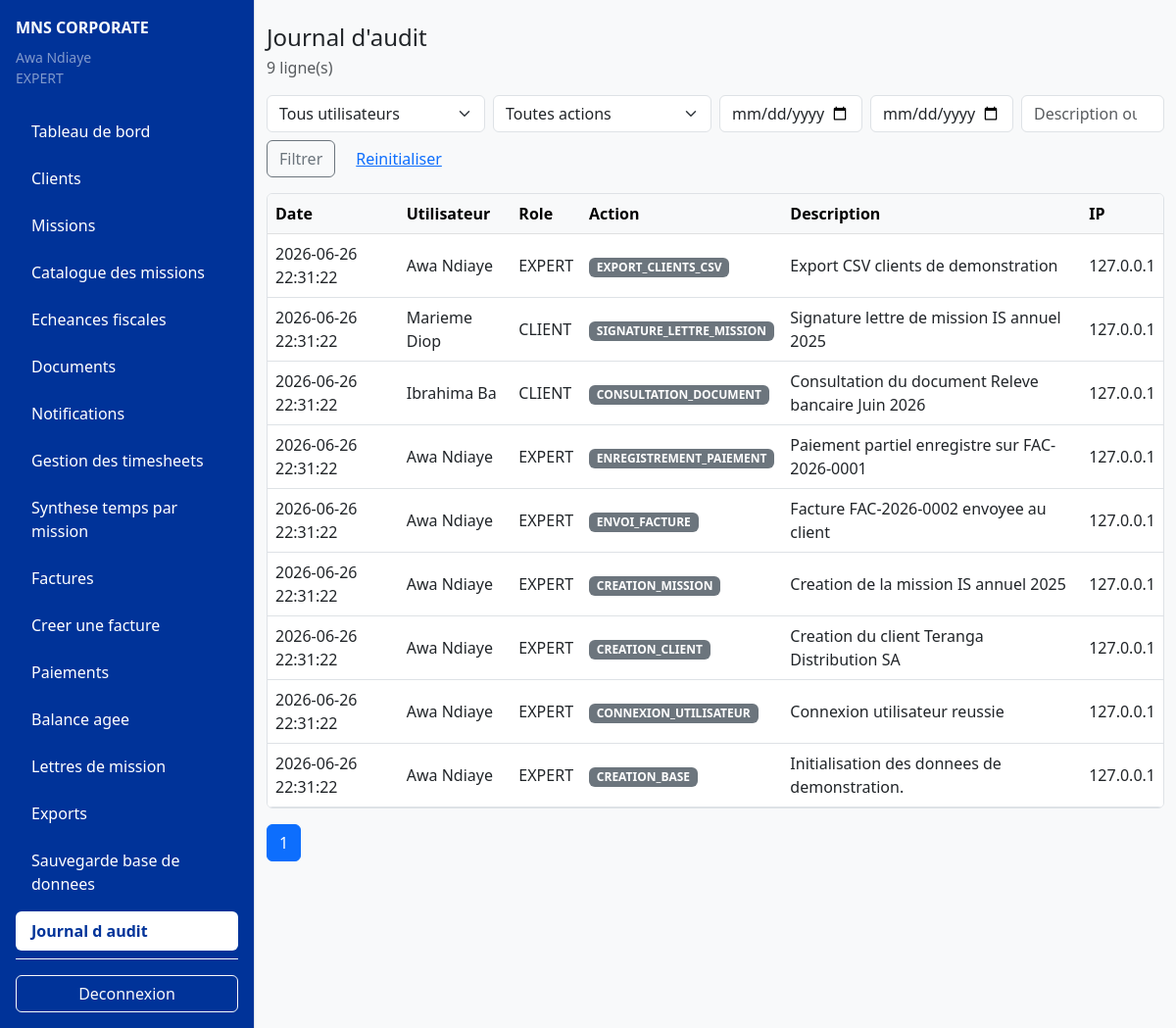
The page /frontend/views/audit_logs/list.php (signed in) on the database its author committed.
### tables this page shows
CREATE TABLE IF NOT EXISTS audit_logs (
    id INT UNSIGNED AUTO_INCREMENT PRIMARY KEY,
    user_id INT UNSIGNED NULL,
    action VARCHAR(150) NOT NULL,
    description TEXT NOT NULL,
    ip_address VARCHAR(45) NULL,
    created_at TIMESTAMP DEFAULT CURRENT_TIMESTAMP,
    CONSTRAINT fk_audit_logs_user
        FOREIGN KEY (user_id) REFERENCES users(id)
        ON DELETE SET NULL
        ON UPDATE CASCADE
);

CREATE TABLE IF NOT EXISTS users (
    id INT UNSIGNED AUTO_INCREMENT PRIMARY KEY,
    full_name VARCHAR(150) NOT NULL,
    email VARCHAR(150) NOT NULL UNIQUE,
    phone VARCHAR(30) NULL,
    password_hash VARCHAR(255) NOT NULL,
    role ENUM('EXPERT', 'COLLABORATEUR', 'STAGIAIRE', 'CLIENT') NOT NULL,
    is_active TINYINT(1) NOT NULL DEFAULT 1,
    last_login_at DATETIME NULL,
    created_at TIMESTAMP DEFAULT CURRENT_TIMESTAMP,
    updated_at TIMESTAMP DEFAULT CURRENT_TIMESTAMP ON UPDATE CURRENT_TIMESTAMP
);

### backend/controllers/audit_log_controller.php (called while the page is built, shortened)
<?php
require_once __DIR__ . '/../models/AuditLog.php';
function handleAuditLogRequest(): void
{
    $pdo = getDatabaseConnection();
    $model = new AuditLog($pdo);
    $filters = auditLogFilters();
    $page = max(1, (int) ($_GET['page'] ?? 1));
    $perPage = 20;
    $logs = $model->findAll($filters, $perPage, ($page - 1) * $perPage);
    $total = $model->countAll($filters);
    renderAuditLogView('list.php', compact('logs', 'total', 'filters', 'page', 'perPage', 'users', 'actions'));
}
function auditLogFilters(): array
{
    $filters = [];
    foreach (['user_id', 'action', 'date_from', 'date_to', 'q'] as $field) {
        $value = trim((string) ($_GET[$field] ?? ''));
    }
    return $filters;
}
function renderAuditLogView(string $view, array $vars = []): void
{
    extract($vars, EXTR_SKIP);
    require __DIR__ . '/../../frontend/views/audit_logs/' . $view;
}

### backend/models/AuditLog.php (called while the page is built, shortened)
<?php
require_once __DIR__ . '/BaseModel.php';
class AuditLog extends BaseModel
{
    public function findAll(array $filters = [], int $limit = 20, int $offset = 0): array
    {
        $params = [];
        $filterClause = $this->buildAuditFilterClause($filters, $params);
        $params['limit'] = $limit;
        $params['offset'] = $offset;
        return $this->fetchAll(
            "SELECT a.*, u.full_name, u.role
             FROM `audit_logs` a
             LEFT JOIN `users` u ON u.id = a.user_id
             {$filterClause}
             ORDER BY a.created_at DESC, a.id DESC
             LIMIT :limit OFFSET :offset",
            $params
        );
    }
    public function countAll(array $filters = []): int
    {
        $params = [];
        $filterClause = $this->buildAuditFilterClause($filters, $params);
        $row = $this->fetchOne(
            "SELECT COUNT(*) AS total
             FROM `audit_logs` a
             LEFT JOIN `users` u ON u.id = a.user_id
             {$filterClause}",
            $params
        );
        return $row === null ? 0 : (int) $row['total'];
    }
    private function buildAuditFilterClause(array $filters, array &$params): string
    {
        $where = [];
        return $where === [] ? '' : ' WHERE ' . implode(' AND ', $where);
    }
}

### backend/models/BaseModel.php (called while the page is built, shortened)
<?php
abstract class BaseModel
{
    protected PDO $db;
    public function __construct(PDO $db)
    {
        $this->db = $db;
    }
    protected function fetchOne(string $sql, array $params = []): ?array
    {
        $stmt = $this->db->prepare($sql);
        $stmt->execute($params);
        $result = $stmt->fetch(PDO::FETCH_ASSOC);
        return $result === false ? null : $result;
    }
    protected function fetchAll(string $sql, array $params = []): array
    {
        $stmt = $this->db->prepare($sql);
        $stmt->execute($params);
        return $stmt->fetchAll(PDO::FETCH_ASSOC);
    }
}

### backend/includes/helpers.php (called while the page is built, shortened)
<?php
function e(?string $value): string
{
    return htmlspecialchars($value ?? '', ENT_QUOTES, 'UTF-8', false);
}

### frontend/views/audit_logs/list.php (the view, shortened to what this page needs)
<?php
if (!defined('MNS_CONTROLLER_RENDER')) {
    require_once __DIR__ . '/../../../backend/controllers/audit_log_controller.php';
    handleAuditLogRequest();
    return;
}
require_once __DIR__ . '/../../../backend/includes/helpers.php';
$pages = max(1, (int) ceil(($total ?? 0) / ($perPage ?? 20)));
$queryBase = $filters ?? [];
require_once __DIR__ . '/../includes/header.php';
?>
<div class="d-flex flex-column flex-lg-row">
    <?php require_once __DIR__ . '/../includes/sidebar.php'; ?>
    <main class="container-fluid py-4">
        <div class="d-flex flex-column flex-md-row justify-content-between gap-2 mb-3">
            <div>
                <h1 class="h4 mb-1">Journal d'audit</h1>
                <div class="text-muted"><?php echo e((string) ($total ?? 0)); ?> ligne(s)</div>
            </div>
        </div>
        <form class="row g-2 mb-3" method="get">
            <div class="col-12 col-md-3">
                <select class="form-select" name="user_id">
                    <option value="">Tous utilisateurs</option>
                </select>
            </div>
            <div class="col-12 col-md-3">
                <select class="form-select" name="action">
                    <option value="">Toutes actions</option>
                </select>
            </div>
            <div class="col-6 col-md-2"><input class="form-control" type="date" name="date_from" value="<?php echo e($filters['date_from'] ?? ''); ?>"></div>
            <div class="col-6 col-md-2"><input class="form-control" type="date" name="date_to" value="<?php echo e($filters['date_to'] ?? ''); ?>"></div>
            <div class="col-12 col-md-2"><input class="form-control" type="search" name="q" value="<?php echo e($filters['q'] ?? ''); ?>" placeholder="Description ou IP"></div>
            <div class="col-12 d-flex flex-wrap gap-2">
                <button class="btn btn-outline-secondary" type="submit">Filtrer</button>
                <a class="btn btn-link" href="/MNS_CORPORATE/frontend/views/audit_logs/list.php">Reinitialiser</a>
            </div>
        </form>
        <div class="table-responsive bg-white border rounded">
            <table class="table table-hover align-middle mb-0">
                <thead class="table-light">
                    <tr><th>Date</th><th>Utilisateur</th><th>Role</th><th>Action</th><th>Description</th><th>IP</th></tr>
                </thead>
                <tbody>
                <?php foreach (($logs ?? []) as $log): ?>
                    <tr>
                        <td><?php echo e((string) $log['created_at']); ?></td>
                        <td><?php echo e((string) ($log['full_name'] ?? 'Systeme')); ?></td>
                        <td><?php echo e((string) ($log['role'] ?? '')); ?></td>
                        <td><span class="badge text-bg-secondary"><?php echo e((string) $log['action']); ?></span></td>
                        <td><?php echo e((string) $log['description']); ?></td>
                        <td><?php echo e((string) $log['ip_address']); ?></td>
                    </tr>
                <?php endforeach; ?>
                </tbody>
            </table>
        </div>
        <nav class="mt-3">
            <ul class="pagination flex-wrap">
                <?php for ($i = 1; $i <= $pages; $i++): ?>
                    <?php $queryBase['page'] = $i; ?>
                    <li class="page-item <?php echo $i === ($page ?? 1) ? 'active' : ''; ?>">
                        <a class="page-link" href="?<?php echo e(http_build_query($queryBase)); ?>"><?php echo e((string) $i); ?></a>
                    </li>
                <?php endfor; ?>
            </ul>
        </nav>
    </main>
</div>
<?php require_once __DIR__ . '/../includes/footer.php'; ?>

### rows shown on the page
audit_logs: created_at "2026-06-26 22:31:22", user.full_name "Awa Ndiaye", user.role "EXPERT", action "EXPORT_CLIENTS_CSV", description "Export CSV clients de demonstration", ip_address "127.0.0.1"
audit_logs: created_at "2026-06-26 22:31:22", user.full_name "Marieme Diop", user.role "CLIENT", action "SIGNATURE_LETTRE_MISSION", description "Signature lettre de mission IS annuel 2025", ip_address "127.0.0.1"
audit_logs: created_at "2026-06-26 22:31:22", user.full_name "Ibrahima Ba", user.role "CLIENT", action "CONSULTATION_DOCUMENT", description "Consultation du document Releve bancaire Juin 2026", ip_address "127.0.0.1"
audit_logs: created_at "2026-06-26 22:31:22", user.full_name "Awa Ndiaye", user.role "EXPERT", action "ENREGISTREMENT_PAIEMENT", description "Paiement partiel enregistre sur FAC-2026-0001", ip_address "127.0.0.1"
audit_logs: created_at "2026-06-26 22:31:22", user.full_name "Awa Ndiaye", user.role "EXPERT", action "ENVOI_FACTURE", description "Facture FAC-2026-0002 envoyee au client", ip_address "127.0.0.1"
audit_logs: created_at "2026-06-26 22:31:22", user.full_name "Awa Ndiaye", user.role "EXPERT", action "CREATION_MISSION", description "Creation de la mission IS annuel 2025", ip_address "127.0.0.1"
audit_logs: created_at "2026-06-26 22:31:22", user.full_name "Awa Ndiaye", user.role "EXPERT", action "CREATION_CLIENT", description "Creation du client Teranga Distribution SA", ip_address "127.0.0.1"
audit_logs: created_at "2026-06-26 22:31:22", user.full_name "Awa Ndiaye", user.role "EXPERT", action "CONNEXION_UTILISATEUR", description "Connexion utilisateur reussie", ip_address "127.0.0.1"
audit_logs: created_at "2026-06-26 22:31:22", user.full_name "Awa Ndiaye", user.role "EXPERT", action "CREATION_BASE", description "Initialisation des donnees de demonstration.", ip_address "127.0.0.1"

### other values the page prints
$fullName "Awa Ndiaye"
$role "EXPERT"
$label "Tableau de bord"
$label "Clients"
$label "Missions"
$label "Catalogue des missions"
$label "Echeances fiscales"
$label "Documents"
$label "Notifications"
$label "Gestion des timesheets"
$label "Synthese temps par mission"
$label "Factures"
$label "Creer une facture"
$label "Paiements"
$label "Balance agee"
